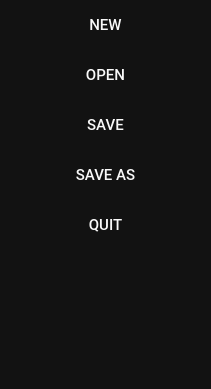
<?xml version="1.0" encoding="UTF-8"?>
<ui version="4.0">
 <class>MenuWidget</class>
 <widget class="QWidget" name="MenuWidget">
  <property name="geometry">
   <rect>
    <x>0</x>
    <y>0</y>
    <width>211</width>
    <height>389</height>
   </rect>
  </property>
  <property name="windowTitle">
   <string/>
  </property>
  <property name="autoFillBackground">
   <bool>true</bool>
  </property>
  <property name="styleSheet">
   <string notr="true">QWidget {
	background-color: rgb(18, 18, 18);
}

QPushButton {	
	font: 57 11pt &quot;Roboto Medium&quot;;
	color: rgb(249, 249, 249);
	background-color: rgb(18, 18, 18);
	border: none;
}

QPushButton:hover {
	background-color: rgb(52, 59, 72);
}
QPushButton:pressed {	
	background-color: rgb(85, 170, 255);
}

QPushButton:checked {
	border: 5px;
	border-color: rgb(6, 50, 250);
	border-right-style: inset;
}</string>
  </property>
  <layout class="QVBoxLayout" name="verticalLayout">
   <property name="spacing">
    <number>0</number>
   </property>
   <property name="leftMargin">
    <number>0</number>
   </property>
   <property name="topMargin">
    <number>0</number>
   </property>
   <property name="rightMargin">
    <number>0</number>
   </property>
   <property name="bottomMargin">
    <number>0</number>
   </property>
   <item>
    <widget class="QPushButton" name="menuNewButton">
     <property name="sizePolicy">
      <sizepolicy hsizetype="Minimum" vsizetype="Expanding">
       <horstretch>0</horstretch>
       <verstretch>0</verstretch>
      </sizepolicy>
     </property>
     <property name="minimumSize">
      <size>
       <width>0</width>
       <height>45</height>
      </size>
     </property>
     <property name="maximumSize">
      <size>
       <width>16777215</width>
       <height>50</height>
      </size>
     </property>
     <property name="font">
      <font>
       <family>Roboto Medium</family>
       <pointsize>11</pointsize>
       <italic>false</italic>
       <bold>false</bold>
      </font>
     </property>
     <property name="text">
      <string>NEW</string>
     </property>
    </widget>
   </item>
   <item>
    <widget class="QPushButton" name="menuOpenButton">
     <property name="sizePolicy">
      <sizepolicy hsizetype="Minimum" vsizetype="Expanding">
       <horstretch>0</horstretch>
       <verstretch>0</verstretch>
      </sizepolicy>
     </property>
     <property name="minimumSize">
      <size>
       <width>0</width>
       <height>45</height>
      </size>
     </property>
     <property name="maximumSize">
      <size>
       <width>16777215</width>
       <height>50</height>
      </size>
     </property>
     <property name="font">
      <font>
       <family>Roboto Medium</family>
       <pointsize>11</pointsize>
       <italic>false</italic>
       <bold>false</bold>
      </font>
     </property>
     <property name="text">
      <string>OPEN</string>
     </property>
    </widget>
   </item>
   <item>
    <widget class="QPushButton" name="menuSaveButton">
     <property name="sizePolicy">
      <sizepolicy hsizetype="Minimum" vsizetype="Expanding">
       <horstretch>0</horstretch>
       <verstretch>0</verstretch>
      </sizepolicy>
     </property>
     <property name="minimumSize">
      <size>
       <width>0</width>
       <height>45</height>
      </size>
     </property>
     <property name="maximumSize">
      <size>
       <width>16777215</width>
       <height>50</height>
      </size>
     </property>
     <property name="font">
      <font>
       <family>Roboto Medium</family>
       <pointsize>11</pointsize>
       <italic>false</italic>
       <bold>false</bold>
      </font>
     </property>
     <property name="text">
      <string>SAVE</string>
     </property>
    </widget>
   </item>
   <item>
    <widget class="QPushButton" name="menuSaveAsButton">
     <property name="sizePolicy">
      <sizepolicy hsizetype="Minimum" vsizetype="Expanding">
       <horstretch>0</horstretch>
       <verstretch>0</verstretch>
      </sizepolicy>
     </property>
     <property name="minimumSize">
      <size>
       <width>0</width>
       <height>45</height>
      </size>
     </property>
     <property name="maximumSize">
      <size>
       <width>16777215</width>
       <height>50</height>
      </size>
     </property>
     <property name="font">
      <font>
       <family>Roboto Medium</family>
       <pointsize>11</pointsize>
       <italic>false</italic>
       <bold>false</bold>
      </font>
     </property>
     <property name="text">
      <string>SAVE AS</string>
     </property>
    </widget>
   </item>
   <item>
    <widget class="QPushButton" name="menuQuitButton">
     <property name="sizePolicy">
      <sizepolicy hsizetype="Minimum" vsizetype="Expanding">
       <horstretch>0</horstretch>
       <verstretch>0</verstretch>
      </sizepolicy>
     </property>
     <property name="minimumSize">
      <size>
       <width>0</width>
       <height>45</height>
      </size>
     </property>
     <property name="maximumSize">
      <size>
       <width>16777215</width>
       <height>50</height>
      </size>
     </property>
     <property name="font">
      <font>
       <family>Roboto Medium</family>
       <pointsize>11</pointsize>
       <italic>false</italic>
       <bold>false</bold>
      </font>
     </property>
     <property name="text">
      <string>QUIT</string>
     </property>
    </widget>
   </item>
   <item>
    <spacer name="verticalSpacer">
     <property name="orientation">
      <enum>Qt::Vertical</enum>
     </property>
     <property name="sizeHint" stdset="0">
      <size>
       <width>20</width>
       <height>40</height>
      </size>
     </property>
    </spacer>
   </item>
  </layout>
 </widget>
 <resources/>
 <connections/>
</ui>
